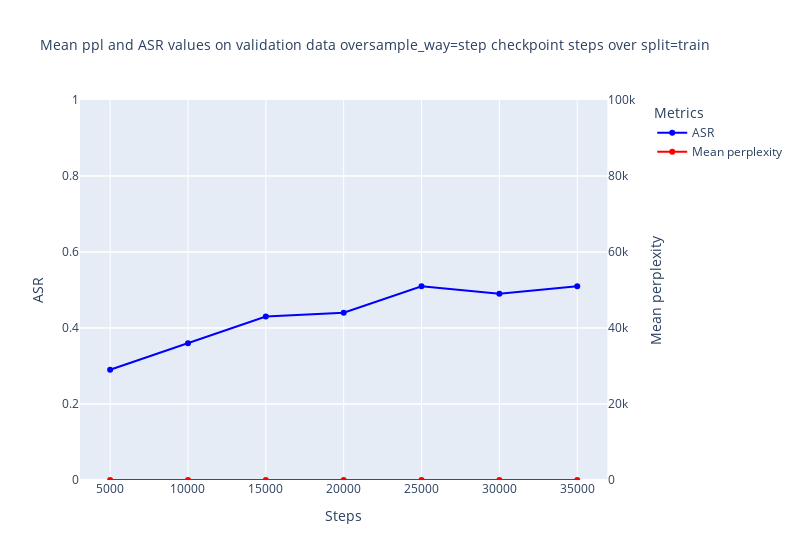

The notebook cell this image was saved under:
### Markdown cell above
<!-- below is for train sets... -->

### Code cell
root='/fs/ess/PAA0201/lzy37ld/why_attack/ckpt'
sample_way="step"
ckpt_name=f'prompter_victim=llama2-7b-chat_prompt_type=q_p_model_name=llama2-base_sample_way_and_n_sample={sample_way}_nsample=200_epoch_5'
split="train"
dir_base_name = os.path.join(root,ckpt_name) 
# 示例：搜索 'a/b/c/checkpoint-123/*.json'
"/fs/ess/PAA0201/lzy37ld/why_attack/ckpt/prompter_victim=llama2-7b-chat_prompt_type=q_p_model_name=llama2-base_sample_way_and_n_sample=step_nsample=200_epoch_5/"  # Replace with the actual folder path
files = find_files(f'{dir_base_name}/*{split}_analysis/**/*.jsonl')
# print(files)
data = convert_to_d(files)
plot(data,sample_way,split)

### Figure 1 — Plotly figure (JSON) as saved in the notebook; plotly's stock layout.template omitted (floating-point values rounded to 4 significant figures)
{"data": [{"line": {"color": "blue"}, "mode": "lines+markers", "name": "ASR", "type": "scatter", "x": ["5000", "10000", "15000", "20000", "25000", "30000", "35000"], "xaxis": "x", "y": [0.29, 0.36, 0.43, 0.44, 0.51, 0.49, 0.51], "yaxis": "y"}, {"line": {"color": "red"}, "mode": "lines+markers", "name": "Mean perplexity", "type": "scatter", "x": ["5000", "10000", "15000", "20000", "25000", "30000", "35000"], "xaxis": "x", "y": [-1, -1, -1, -1, -1, -1, -1], "yaxis": "y2"}], "layout": {"legend": {"title": {"text": "Metrics"}}, "title": {"font": {"size": 14}, "text": "Mean ppl and ASR values on validation data oversample_way=step checkpoint steps over split=train"}, "width": 800, "xaxis": {"anchor": "y", "domain": [0, 0.94], "title": {"text": "Steps"}}, "yaxis": {"anchor": "x", "domain": [0, 1], "range": [0, 1], "title": {"text": "ASR"}}, "yaxis2": {"anchor": "x", "overlaying": "y", "range": [0, 100000], "side": "right", "title": {"text": "Mean perplexity"}}}}
